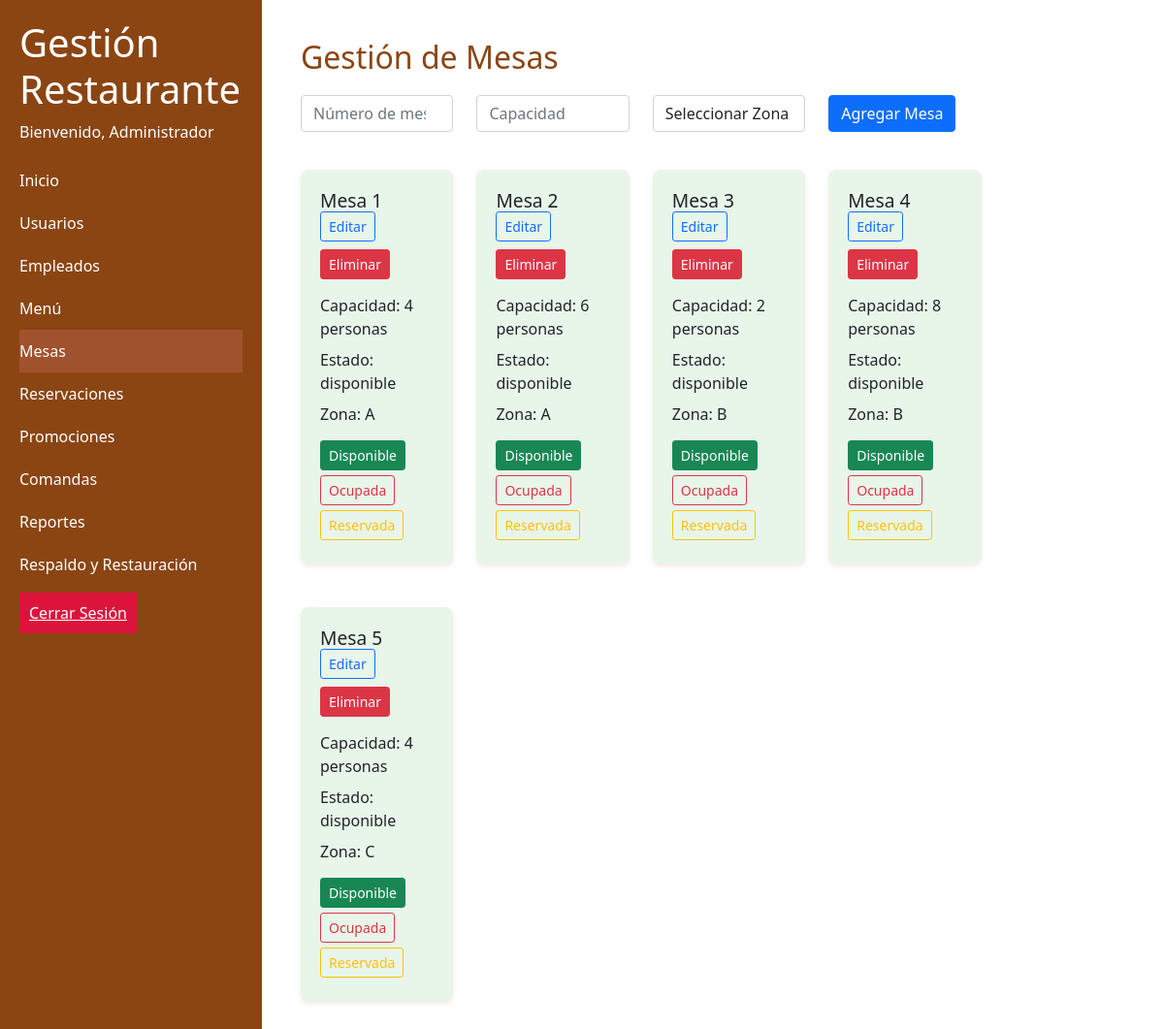
The page /mesas.php (signed in) on the database as committed earlier.
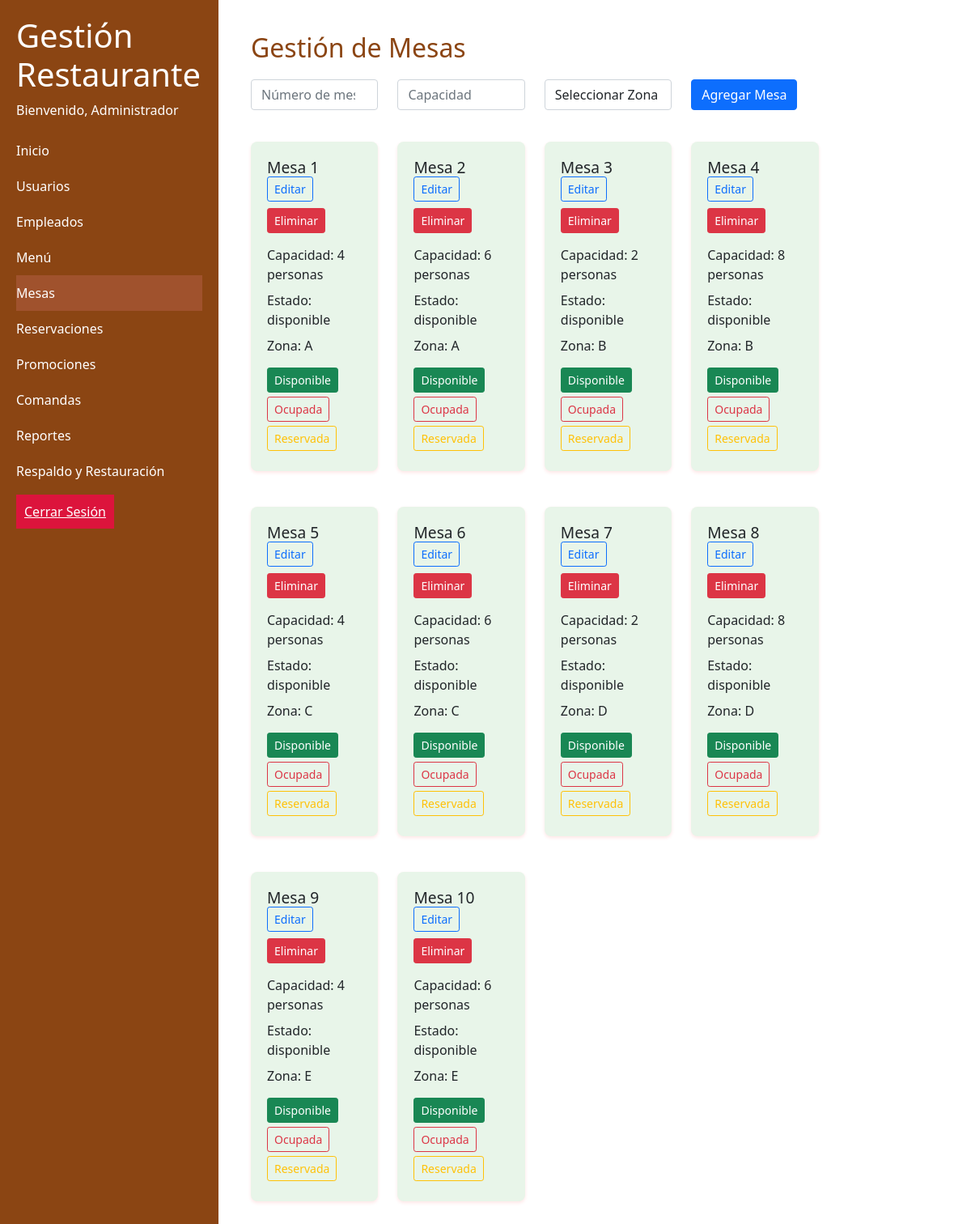
The same page on the database as committed later.
### tables this page shows
CREATE TABLE mesas (
    id INT AUTO_INCREMENT PRIMARY KEY,
    numero INT NOT NULL,
    capacidad INT NOT NULL,
    estado ENUM('disponible', 'ocupada', 'reservada') NOT NULL,
    ultima_actualizacion TIMESTAMP DEFAULT CURRENT_TIMESTAMP,
    zona_id INT,
    FOREIGN KEY (zona_id) REFERENCES zonas(id) ON UPDATE CASCADE ON DELETE CASCADE
);

CREATE TABLE zonas (
    id INT AUTO_INCREMENT PRIMARY KEY,
    nombre CHAR(1) NOT NULL
);

### mesas.php (the view, shortened to what this page needs)
<?php
if(isset($_SESSION['usuario'])){
include 'includes/header.php';
$conn = new mysqli("localhost", "root", "", "restaurante_db");
$sql = "SELECT m.*, z.nombre as zona_nombre FROM mesas m
        LEFT JOIN zonas z ON m.zona_id = z.id
        ORDER BY m.numero";
$result = $conn->query($sql);
?>
    <link href="https://cdn.jsdelivr.net/npm/bootstrap@5.1.3/dist/css/bootstrap.min.css" rel="stylesheet">
    <link rel="stylesheet" type="text/css" href="Static/css/mesas.css">
            <div class="col-md-10 main-content">
                <h2>Gestión de Mesas</h2>
                <form method="POST" class="mb-4 needs-validation" novalidate>
                    <div class="row">
                        <div class="col-md-3">
                            <input type="number" name="numero" class="form-control" placeholder="Número de mesa" required min="1">
                        </div>
                        <div class="col-md-3">
                            <input type="number" name="capacidad" class="form-control" placeholder="Capacidad" required min="1">
                        </div>
                        <div class="col-md-3">
                            <select name="zona" class="form-control" required>
                                <option value="">Seleccionar Zona</option>
                            </select>
                        </div>
                        <div class="col-md-3">
                            <button type="submit" name="agregar" class="btn btn-primary">Agregar Mesa</button>
                        </div>
                    </div>
                </form>
                <div class="row">
                    <?php while($row = $result->fetch_assoc()): ?>
                        <div class="col-md-3 mb-4">
                            <div class="mesa-card <?php echo $row['estado']; ?>">
                                <h3>Mesa <?php echo $row['numero']; ?>
                                <p><button type="button" class="btn btn-sm btn-outline-primary" data-bs-toggle="modal" data-bs-target="#editModal<?php echo $row['id']; ?>">
                                        Editar
                                    </button>
                                    <button type="button" class="btn btn-sm btn-danger mt-2" data-bs-toggle="modal" data-bs-target="#deleteModal<?php echo $row['id']; ?>">
                                        Eliminar
                                    </button></p>
                                </h3>
                                <p>Capacidad: <?php echo $row['capacidad']; ?> personas</p>
                                <p>Estado: <?php echo $row['estado']; ?></p>
                                <p>Zona: <?php echo $row['zona_nombre']; ?></p>
                                <div class="estado-buttons">
                                    <form method="POST" class="d-inline">
                                        <button type="submit" name="estado" value="disponible"
                                                class="btn btn-sm <?php echo $row['estado'] == 'disponible' ? 'btn-success' : 'btn-outline-success'; ?>">
                                            Disponible
                                        </button>
                                        <button type="submit" name="estado" value="ocupada"
                                                class="btn btn-sm <?php echo $row['estado'] == 'ocupada' ? 'btn-danger' : 'btn-outline-danger'; ?>">
                                            Ocupada
                                        </button>
                                        <button type="submit" name="estado" value="reservada"
                                                class="btn btn-sm <?php echo $row['estado'] == 'reservada' ? 'btn-warning' : 'btn-outline-warning'; ?>">
                                            Reservada
                                        </button>
                                    </form>
                                </div>
                            </div>
                        </div>
                    <?php endwhile; ?>
                </div>
            </div>
        </div>
    </div>
<?php
include 'includes/footer.php';
} else {
    header("Location: login.php");
}
?>

Rows that differ between the two databases and show on the page:
added mesas: numero "6", capacidad "6", estado "disponible", zona.nombre "C"
added mesas: numero "7", capacidad "2", estado "disponible", zona.nombre "D"
added mesas: numero "8", capacidad "8", estado "disponible", zona.nombre "D"
added mesas: numero "9", capacidad "4", estado "disponible", zona.nombre "E"
added mesas: numero "10", capacidad "6", estado "disponible", zona.nombre "E"
